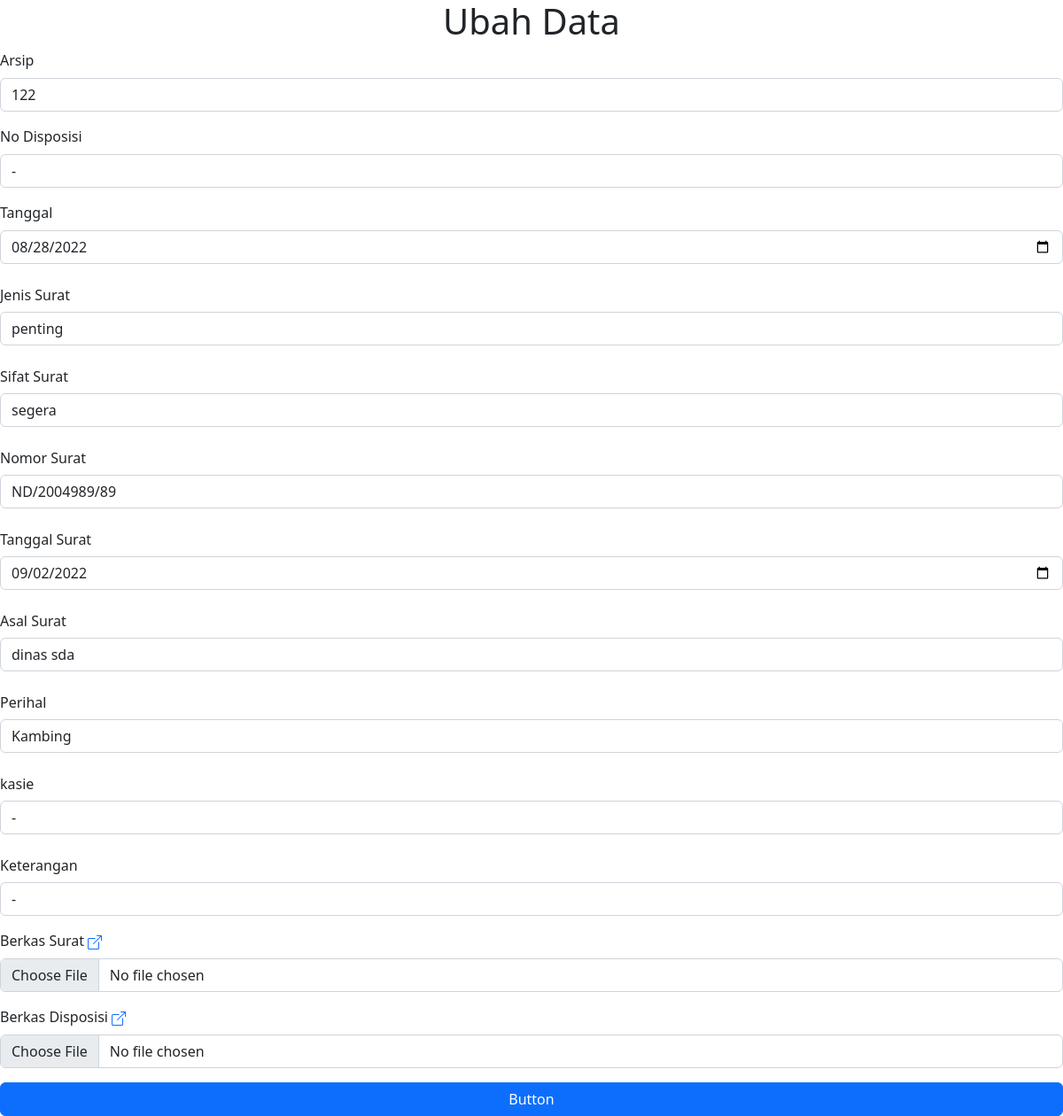
Page /surat_masuk/ubah.php?id=4 on the committed database.
### tables this page shows
CREATE TABLE `suratm` (
  `id` int(11) NOT NULL,
  `arsip` varchar(50) NOT NULL,
  `nodisposisi` varchar(200) NOT NULL,
  `tgl` varchar(70) NOT NULL,
  `jenis` varchar(200) NOT NULL,
  `sifat` varchar(200) NOT NULL,
  `nosurat` varchar(200) NOT NULL,
  `tglsurat` varchar(100) NOT NULL,
  `dari` varchar(200) NOT NULL,
  `hal` varchar(200) NOT NULL,
  `kasie` varchar(200) NOT NULL,
  `ket` varchar(200) NOT NULL,
  `surat` varchar(200) NOT NULL,
  `disposisi` text NOT NULL
);

### surat_masuk/functions.php (called while the page is built, shortened)
<?php
$conn = mysqli_connect("localhost", "root", "", "psda");
function query($query){
	global $conn;
	$result = mysqli_query($conn, $query);
	$rows = [];
	while ($row = mysqli_fetch_assoc($result)) {
		$rows[] = $row;
	}
	return $rows;
}
?>

### surat_masuk/ubah.php (the view, shortened to what this page needs)
<?php
require 'functions.php';
$id = $_GET["id"];
$file = query("SELECT * FROM suratm WHERE id = $id")[0];
?>
<!DOCTYPE html>
<html lang="en">
<head>
  <link rel="stylesheet" href="../css/bootstrap.css">
</head>
<body>
  <h1 class="text-center">Ubah Data</h1>
  <form action="" method="post" enctype="multipart/form-data">
    <div class="mb-3">
      <label for="arsip" class="form-label">Arsip</label>
      <input type="text" class="form-control" id="arsip" aria-describedby="emailHelp" name="arsip" value="<?= $file['arsip']; ?>">
    </div>
    <div class="mb-3">
      <label for="nodisposisi" class="form-label">No Disposisi</label>
      <input type="text" class="form-control" id="nodisposisi" aria-describedby="emailHelp" name="nodisposisi" value="<?= $file['nodisposisi']; ?>">
    </div>
    <div class="mb-3">
      <label for="tanggal" class="form-label">Tanggal</label>
      <input type="date" class="form-control" id="tanggal" name="tgl" value="<?= $file['tgl']; ?>">
    </div>
    <div class="mb-3">
      <label for="jenis" class="col-form-label">Jenis Surat</label>
      <input type="text" class="form-control" id="jenis" name="jenis" value="<?= $file['jenis'] ?>">
    </div>
    <div class="mb-3">
      <label for="sifat" class="col-form-label">Sifat Surat</label>
      <input type="text" class="form-control" id="sifat" name="sifat" value="<?= $file['sifat'] ?>">
    </div>
    <div class="mb-3">
      <label for="nomor" class="col-form-label">Nomor Surat</label>
      <input type="text" class="form-control" id="nomor" name="nosurat" value="<?= $file['nosurat'] ?>">
    </div>
    <div class="mb-3">
      <label for="tglsurat" class="col-form-label">Tanggal Surat</label>
      <input type="date" class="form-control" id="tglsurat" name="tglsurat" value="<?= $file['tglsurat'] ?>">
    </div>
    <div class="mb-3">
      <label for="asal" class="col-form-label">Asal Surat</label>
      <input type="text" class="form-control" id="asal" name="dari" required="harus di isi" value="<?= $file['dari'] ?>">
    </div>
    <div class="mb-3">
      <label for="perihal" class="col-form-label">Perihal</label>
      <input type="text" class="form-control" id="perihal" name="hal" value="<?= $file['hal'] ?>">
    </div>
    <div class="mb-3">
      <label for="kasie" class="col-form-label">kasie</label>
      <input type="text" class="form-control" id="kasie" name="kasie" value="<?= $file['kasie'] ?>">
    </div>
    <div class="mb-3">
      <label for="ket" class="col-form-label">Keterangan</label>
      <input type="text" class="form-control" id="ket" name="ket" value="<?= $file['ket'] ?>">
    </div>
    <div class="mb-3">
      <label for="filefile" class="form-label">Berkas Surat</label>
      <a href="suratm.php?id=<?php echo $file['id'];?>"></a>
      <input type="file" class="form-control" id="filefile" name="surat">
    </div>
     <div class="mb-3">
      <label for="filefile" class="form-label">Berkas Disposisi</label>
      <a href="suratm.php?id=<?php echo $file['id'];?>"></a>
      <input type="file" class="form-control" id="filefile" name="disposisi">
    </div>
    <div class="d-grid gap-2 col-12 mx-auto">
      <button class="btn btn-primary" type="submit" name="submit">Button</button>
    </div>
  </form>
</body>
</html>

### rows in the picture
suratm: arsip "122", nodisposisi "-", tgl "08/28/2022", jenis "penting", sifat "segera", nosurat "ND/2004989/89", tglsurat "09/02/2022", dari "dinas sda", hal "Kambing", kasie "-", ket "-"
